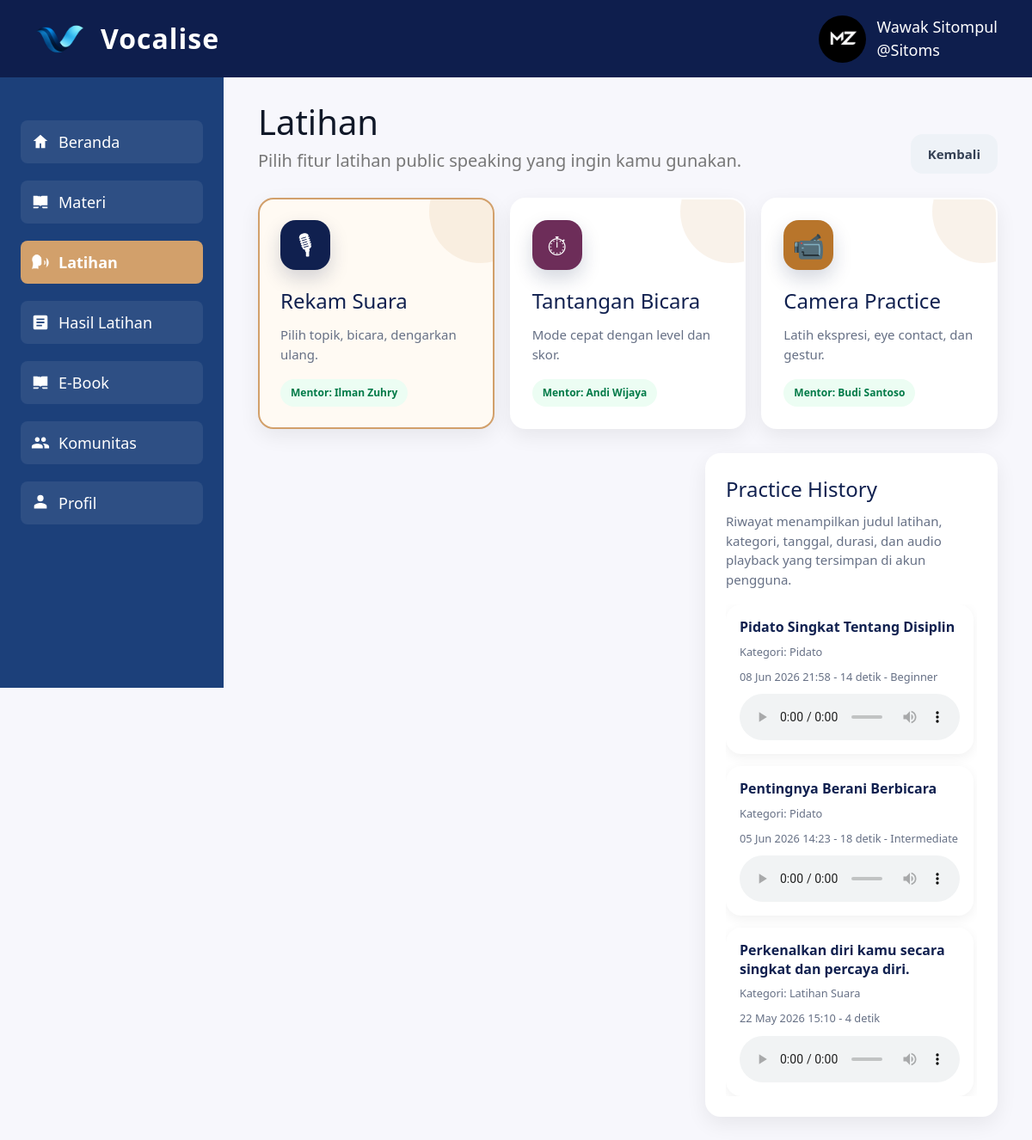
/Latihan.php (signed in), run on the app's committed database.
### tables this page shows
CREATE TABLE `mentor_accounts` (
  `id` int(10) UNSIGNED NOT NULL,
  `name` varchar(120) NOT NULL,
  `username` varchar(60) NOT NULL,
  `password_hash` varchar(255) NOT NULL,
  `specialty` varchar(30) NOT NULL DEFAULT 'voice',
  `created_at` datetime NOT NULL DEFAULT current_timestamp()
);

CREATE TABLE `practice_history` (
  `id` int(10) UNSIGNED NOT NULL,
  `user_id` varchar(6) NOT NULL,
  `topic` varchar(255) NOT NULL,
  `script_title` varchar(255) DEFAULT NULL,
  `category` varchar(60) DEFAULT NULL,
  `level_name` varchar(30) DEFAULT NULL,
  `duration_seconds` int(10) UNSIGNED NOT NULL,
  `audio_path` varchar(255) NOT NULL,
  `created_at` datetime NOT NULL DEFAULT current_timestamp()
);

### Latihan.php (the view, shortened to what the rows shown need)
<?php
require_once 'core.php';
$app = new manz();
$app->ensureSession();
$currentUser = $app->getCurrentUser();
$practiceHistory = $currentUser ? $app->getPracticeHistory($currentUser['Id_User']) : [];
$mentorInfo = $app->getMentorInfoForFeatures();
?>
<!DOCTYPE html>
<html lang="id">
<head>
  <script src="https://cdn.tailwindcss.com"></script>
</head>
<body>
  <main>
    <section class="page-head">
      <div>
        <h1>Latihan</h1>
      </div>
    </section>
    <section class="feature-grid" aria-label="Pilihan fitur latihan">
      <button class="feature-card active" type="button" data-feature="voice">
        <div class="feature-icon">🎙</div>
        <h2>Rekam Suara</h2>
        <p>Pilih topik, bicara, dengarkan ulang.</p>
        <?php if ($mentorInfo['voice']): ?>
          <span class="badge badge-ready">Mentor: <?= htmlspecialchars($mentorInfo['voice']['name']) ?></span>
        <?php endif; ?>
      </button>
      <button class="feature-card" type="button" data-feature="challenge">
        <div class="feature-icon">⏱</div>
        <h2>Tantangan Bicara</h2>
        <p>Mode cepat dengan level dan skor.</p>
        <?php if ($mentorInfo['challenge']): ?>
          <span class="badge badge-ready">Mentor: <?= htmlspecialchars($mentorInfo['challenge']['name']) ?></span>
        <?php endif; ?>
      </button>
      <button class="feature-card" type="button" data-feature="ai">
        <div class="feature-icon">📹</div>
        <h2>Camera Practice</h2>
        <p>Latih ekspresi, eye contact, dan gestur.</p>
        <?php if ($mentorInfo['camera']): ?>
          <span class="badge badge-ready">Mentor: <?= htmlspecialchars($mentorInfo['camera']['name']) ?></span>
        <?php endif; ?>
      </button>
    </section>
    <section class="workspace feature-section active" id="voiceSection">
      <aside class="panel history-panel">
        <h2>Practice History</h2>
        <div class="history-list" id="historyList">
          <?php if (!$currentUser): ?>
            <div class="empty-state">Silakan login terlebih dahulu agar hasil latihan bisa disimpan ke akun.</div>
          <?php elseif (empty($practiceHistory)): ?>
            <div class="empty-state">Belum ada riwayat latihan. Selesaikan satu rekaman lalu simpan riwayat.</div>
          <?php else: ?>
            <?php foreach ($practiceHistory as $item): ?>
              <div class="history-card">
                <strong><?= htmlspecialchars($item['script_title'] ?? $item['topic']) ?></strong>
                <small>Kategori: <?= htmlspecialchars($item['category'] ?? 'Latihan Suara') ?></small>
                <small><?= htmlspecialchars(date('d M Y H:i', strtotime($item['created_at']))) ?> - <?= (int) $item['duration_seconds'] ?> detik<?= !empty($item['level_name']) ? ' - ' . htmlspecialchars($item['level_name']) : '' ?></small>
                <audio controls src="<?= htmlspecialchars($item['audio_path']) ?>"></audio>
              </div>
            <?php endforeach; ?>
          <?php endif; ?>
        </div>
      </aside>
    </section>
  </main>
</body>
</html>

### data on the page
mentor_accounts: name "Ilman Zuhry"
mentor_accounts: name "Andi Wijaya"
mentor_accounts: name "Budi Santoso"
practice_history: script_title "Pidato Singkat Tentang Disiplin", category "Pidato", created_at "08 Jun 2026 21:58", duration_seconds "14", level_name "Beginner"
practice_history: script_title "Pentingnya Berani Berbicara", category "Pidato", created_at "05 Jun 2026 14:23", duration_seconds "18", level_name "Intermediate"
practice_history: script_title "Perkenalkan diri kamu secara singkat dan percaya diri.", category "Latihan Suara", created_at "22 May 2026 15:10", duration_seconds "4"

### other printed values
$displayName "Wawak Sitompul"
$displayUsername "Sitoms"
